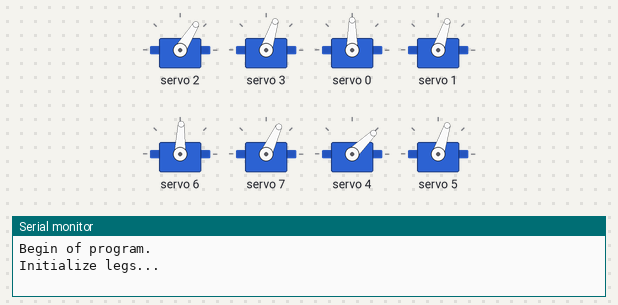
Bench run of a sketch on a simulated Arduino Uno, built with avr-gcc and run on an emulated ATmega328P. Shown: 8 × servo, the last lines printed to the serial monitor. At 28.2 s the program stops and its outputs stay as they are.

Above: at 0.1 s.
At 6.5 s:
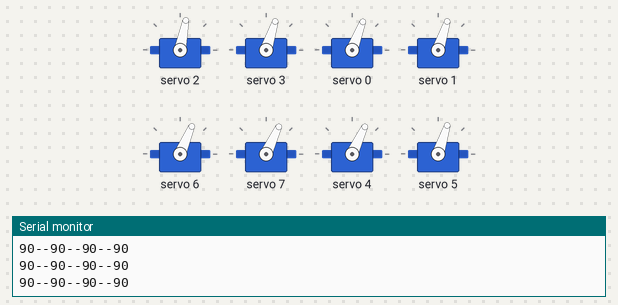
Timing chart, 0 to 29.6 s (numbered marks = the images above):
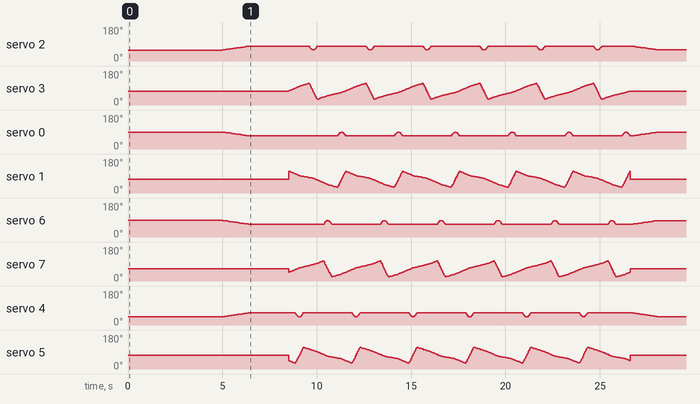

The sketch:

KruppelBot2_0.ino
```cpp
#include <Wire.h>
#include <Adafruit_PWMServoDriver.h>

#include "Leg.h"
#include "PeripheryContainer.h"

#include "Command.h"
#include "CommandMove.h"
#include "CommandProcedure.h"
#include "CommandSerialPrint.h"
#include "MovementReverse.h"
#include "MovementWalkForward.h"
#include "MovementTurnLeft.h"
#include "MovementStandUp.h"

Adafruit_PWMServoDriver servoShield = Adafruit_PWMServoDriver();

void setup()
{
	Serial.begin(9600);
	servoShield.begin();
	servoShield.setPWMFreq(60);
}

void initPeriphery(PeripheryContainer& periphery)
{
	// Back Right
	periphery.legBR = new Leg(new Servo(&servoShield, 0, true, -5), new Servo(&servoShield, 1, false, 0));

	// Back Left
	periphery.legBL = new Leg(new Servo(&servoShield, 2, false, -10), new Servo(&servoShield, 3, true, 0));

	// Front Right
	periphery.legFR = new Leg(new Servo(&servoShield, 4, false, 10), new Servo(&servoShield, 5, false, 0));

	// Front Left
	periphery.legFL = new Leg(new Servo(&servoShield, 6, true, -8), new Servo(&servoShield, 7, true, -10));
}

void returnLegsToHome(PeripheryContainer& periphery)
{
    periphery.legBL->setRotationX(ANGLE_X_LAY_DOWN);
    periphery.legBL->setRotationY(ANGLE_Y_STAND);

    periphery.legBR->setRotationX(ANGLE_X_LAY_DOWN);
    periphery.legBR->setRotationY(ANGLE_Y_STAND);

    periphery.legFL->setRotationX(ANGLE_X_LAY_DOWN);
    periphery.legFL->setRotationY(ANGLE_Y_STAND);

    periphery.legFR->setRotationX(ANGLE_X_LAY_DOWN);
    periphery.legFR->setRotationY(ANGLE_Y_STAND);
}

void executeCommand(Command& command)
{
    command.prepareExecution();
    do
    {
        command.update();
    }
    while (!command.isComplete());
}

void loop()
{
    Serial.println("Begin of program.");

	Serial.println("Initialize legs...");

	PeripheryContainer periphery;
	initPeriphery(periphery);
	returnLegsToHome(periphery);

    // Create commands
	Movement* mvWalkForward = new MovementWalkForward();
	Movement* mvWalkBackward = new MovementReverse(mvWalkForward);
	Movement* mvTurnLeft = new MovementTurnLeft();
	Movement* mvTurnRight = new MovementReverse(mvTurnLeft);
	Movement* mvStandUp = new MovementStandUp();
	Movement* mvLayDown = new MovementReverse(mvStandUp);
	CommandSerialPrint cmdPrint(periphery, "Executing Commands...");
	CommandMove cmdWalkForward(periphery, mvWalkForward);
	CommandMove cmdWalkBackward(periphery, mvWalkBackward);
	CommandMove cmdTurnLeft(periphery, mvTurnLeft);
	CommandMove cmdTurnRight(periphery, mvTurnRight);
	CommandMove cmdStandUp(periphery, mvStandUp);
	CommandMove cmdLayDown(periphery, mvLayDown);

	delay(5000);
	cmdPrint.prepareExecution();
	cmdPrint.update();

	executeCommand(cmdStandUp);
	delay(2000);

	for (int i = 0; i < 6; i++)
	{
		executeCommand(cmdWalkForward);
	}
	/*
	delay(200);

	for (int i = 0; i < 4; i++)
	{
		executeCommand(cmdTurnLeft);
	}
	delay(200);

	for (int i = 0; i < 4; i++)
	{
		executeCommand(cmdTurnRight);
	}
	delay(200);

	for (int i = 0; i < 2; i++)
	{
		executeCommand(cmdWalkBackward);
	}
	delay(200);
	*/

	executeCommand(cmdLayDown);
	Serial.println("End of program.");

	delete mvLayDown;
	delete mvStandUp;
	delete mvTurnRight;
	delete mvTurnLeft;
	delete mvWalkBackward;
	delete mvWalkForward;

	while (true);
}
```

Command.cpp
```cpp
#include "Command.h"

Command::Command(PeripheryContainer& periphery) : periphery(periphery), complete(true)
{
}

Command::~Command()
{
}

void Command::finishExecution()
{
	complete = true;
}

void Command::prepareExecution()
{
	complete = false;
	execTimeStartInMs = millis();

	beforeExecution(periphery);
}

void Command::update()
{
	unsigned int execTimeElapsedInMs = millis() - execTimeStartInMs;

	onUpdate(execTimeElapsedInMs, periphery);
}

bool Command::isComplete()
{
	return complete;
}
```

Command.h
```cpp
#ifndef Command_h
#define Command_h

#include "Arduino.h"

#include "PeripheryContainer.h"

class Command
{
private:
	PeripheryContainer& periphery;
	unsigned long execTimeStartInMs;
	bool complete;

protected:
	void finishExecution();

	virtual void beforeExecution(PeripheryContainer& peripheryContainer) = 0;
	virtual void onUpdate(unsigned int execTimeElapsedInMs, PeripheryContainer& periphery) = 0;

public:
	Command(PeripheryContainer& peripheryContainer);
	virtual ~Command();
	void prepareExecution();
	void update();
	bool isComplete();
};

#endif
```

CommandMove.cpp
```cpp
#include "CommandMove.h"

CommandMove::CommandMove(PeripheryContainer& periphery, Movement* const movement) : Command(periphery), movement(movement)
{
}

CommandMove::~CommandMove()
{

}

void CommandMove::beforeExecution(PeripheryContainer& periphery)
{

}

void CommandMove::onUpdate(unsigned int execTimeElapsedInMs, PeripheryContainer& periphery)
{
    if (execTimeElapsedInMs < movement->getDurationInMs())
    {
        periphery.legBR->setLegState(movement->getLegStateBr(execTimeElapsedInMs));
        periphery.legBL->setLegState(movement->getLegStateBl(execTimeElapsedInMs));
        periphery.legFR->setLegState(movement->getLegStateFr(execTimeElapsedInMs));
        periphery.legFL->setLegState(movement->getLegStateFl(execTimeElapsedInMs));

	Serial.print(periphery.legBR->getCurrentLegState().getRotationY(), DEC);
	Serial.print("--");
	Serial.print(periphery.legBL->getCurrentLegState().getRotationY(), DEC);
	Serial.print("--");
	Serial.print(periphery.legFL->getCurrentLegState().getRotationY(), DEC);
	Serial.print("--");
	Serial.print(periphery.legFR->getCurrentLegState().getRotationY(), DEC);
	Serial.println();
    }
    else
    {
        finishExecution();
    }
}
```

CommandMove.h
```cpp
#ifndef CommandMove_h
#define CommandMove_h

#include "Command.h"
#include "LegState.h"
#include "Movement.h"

class CommandMove : public Command
{
private:
    Movement* movement;

protected:
	void beforeExecution(PeripheryContainer& periphery);
	void onUpdate(unsigned int execTimeElapsedInMs, PeripheryContainer& periphery);

public:
    CommandMove(PeripheryContainer& periphery, Movement* const movement);
    ~CommandMove();
};

#endif
```

CommandProcedure.cpp
```cpp
#include "CommandProcedure.h"

CommandProcedure::CommandProcedure(PeripheryContainer& periphery, Command** commands, int commandsLength) : Command(periphery), commands(commands), commandsLength(commandsLength), currentIndex(0)
{
}

CommandProcedure::~CommandProcedure()
{
	for (int i = 0; i < commandsLength; i++)
	{
		delete commands[i];
	}
}

void CommandProcedure::beforeExecution(PeripheryContainer& peripheryContainer)
{
	currentIndex = 0;
}

void CommandProcedure::onUpdate(unsigned int execTimeElapsedInMs, PeripheryContainer& periphery)
{
	if (!commands[currentIndex]->isComplete())
	{
		// Keep on updating current command
		commands[currentIndex]->update();
	}
	else
	{
		// Next command
		if (currentIndex < commandsLength)
		{
			currentIndex++;
			commands[currentIndex]->prepareExecution();
		}
		else
		{
			finishExecution();
		}
	}
}
```

CommandProcedure.h
```cpp
#ifndef CommandProcedure_h
#define CommandProcedure_h

#include "Command.h"

class CommandProcedure : public Command
{
private:
	Command** commands;
	int commandsLength;
	int currentIndex;

protected:
	void beforeExecution(PeripheryContainer& peripheryContainer);
	void onUpdate(unsigned int execTimeElapsedInMs, PeripheryContainer& periphery);

public:
	CommandProcedure(PeripheryContainer& periphery, Command** commands, int commandsLength);
	~CommandProcedure();

};

#endif
```

CommandSerialPrint.cpp
```cpp
#include "CommandSerialPrint.h"

CommandSerialPrint::CommandSerialPrint(PeripheryContainer& periphery, const char* const printMessage) : Command(periphery)
{
	int messageLength = strlen(printMessage);
	message = new char[messageLength];
	strncpy(message, printMessage, messageLength + 1);
}

CommandSerialPrint::~CommandSerialPrint()
{
	delete message;
}

void CommandSerialPrint::beforeExecution(PeripheryContainer& peripheryContainer)
{

}

void CommandSerialPrint::onUpdate(unsigned int execTimeElapsedInMs, PeripheryContainer& periphery)
{
	Serial.println(message);
	finishExecution();
}
```

CommandSerialPrint.h
```cpp
#ifndef CommandSerialPrint_h
#define CommandSerialPrint_h

#include "Command.h"
#include <string.h>

class CommandSerialPrint : public Command
{
private:
	char* message;

protected:
	void beforeExecution(PeripheryContainer& peripheryContainer);
	void onUpdate(unsigned int timeElapsedInMs, PeripheryContainer& periphery);

public:
	CommandSerialPrint(PeripheryContainer& periphery, const char* const message);
	~CommandSerialPrint();
};

#endif
```

Leg.cpp
```cpp
#include "Leg.h"

Leg::Leg(Servo* servoX, Servo* servoY) : servoX(servoX), servoY(servoY)
{

}

Leg::~Leg()
{
	delete servoX;
	delete servoY;
}

void Leg::applyLegState()
{
    servoX->setRotation(legState.getRotationX());
    servoY->setRotation(legState.getRotationY());
}

void Leg::setRotationX(const int16_t rotationInDegrees)
{
    legState.setRotationX(rotationInDegrees);
    applyLegState();
}

void Leg::setRotationY(const int16_t rotationInDegrees)
{
    legState.setRotationY(rotationInDegrees);
    applyLegState();
}

void Leg::setLegState(LegState legState)
{
    this->legState = LegState(legState);
    applyLegState();
}

LegState Leg::getCurrentLegState()
{
    return legState;
}
```

Leg.h
```cpp
#ifndef Leg_h
#define Leg_h

#include "Servo.h"
#include "LegState.h"

class Leg
{
private:
	Servo* servoX;
	Servo* servoY;
	LegState legState;

	void applyLegState();

public:
	Leg(Servo* servoX, Servo* servoY);
	void setRotationX(const int16_t rotationInDegrees);
	void setRotationY(const int16_t rotationInDegrees);
	void setLegState(LegState legState);
	LegState getCurrentLegState();
	~Leg();
};

#endif
```

LegPolyFunctionFactory.cpp
```cpp
#include "/home/oberger/Projects/Kruppelbot/Arduino/LegPolyFunctionFactory.h"

WrappedPolyFunction* LegPolyFunctionFactory::createBr()
{
	Vector2_t* polygons = new Vector2_t[11];

	polygons[0].x = 0;
	polygons[0].y = 30;

	polygons[1].x = 287;
	polygons[1].y = 47;

	polygons[2].x = 574;
	polygons[2].y = 64;

	polygons[3].x = 1262;
	polygons[3].y = 81;

	polygons[4].x = 1549;
	polygons[4].y = 98;

	polygons[5].x = 1836;
	polygons[5].y = 115;

	polygons[6].x = 2124;
	polygons[6].y = 132;

	polygons[7].x = 2571;
	polygons[7].y = 150;

	polygons[8].x = 2714;
	polygons[8].y = 110;

	polygons[9].x = 2857;
	polygons[9].y = 69;

	polygons[10].x = 3000;
	polygons[10].y = 30;

	return new WrappedPolyFunction(polygons, 11, 3000, 0);
}

WrappedPolyFunction* LegPolyFunctionFactory::createBl()
{
	Vector2_t* polygons = new Vector2_t[11];

	polygons[0].x = 0;
	polygons[0].y = 30;

	polygons[1].x = 287;
	polygons[1].y = 47;

	polygons[2].x = 714;
	polygons[2].y = 64;

	polygons[3].x = 1262;
	polygons[3].y = 81;

	polygons[4].x = 1549;
	polygons[4].y = 98;

	polygons[5].x = 1836;
	polygons[5].y = 115;

	polygons[6].x = 2124;
	polygons[6].y = 132;

	polygons[7].x = 2571;
	polygons[7].y = 150;

	polygons[8].x = 2714;
	polygons[8].y = 110;

	polygons[9].x = 2857;
	polygons[9].y = 69;

	polygons[10].x = 3000;
	polygons[10].y = 30;

	return new WrappedPolyFunction(polygons, 11, 3000, 1500);
}

WrappedPolyFunction* LegPolyFunctionFactory::createFr()
{
	Vector2_t* polygons = new Vector2_t[11];

	polygons[0].x = 0;
	polygons[0].y = 30;

	polygons[1].x = 377;
	polygons[1].y = 47;

	polygons[2].x = 734;
	polygons[2].y = 64;

	polygons[3].x = 1022;
	polygons[3].y = 81;

	polygons[4].x = 1309;
	polygons[4].y = 98;

	polygons[5].x = 1996;
	polygons[5].y = 115;

	polygons[6].x = 2284;
	polygons[6].y = 132;

	polygons[7].x = 2571;
	polygons[7].y = 150;

	polygons[8].x = 2714;
	polygons[8].y = 110;

	polygons[9].x = 2857;
	polygons[9].y = 69;

	polygons[10].x = 3000;
	polygons[10].y = 30;

	return new WrappedPolyFunction(polygons, 11, 3000, 2250);
}

WrappedPolyFunction* LegPolyFunctionFactory::createFl()
{
	Vector2_t* polygons = new Vector2_t[11];

	polygons[0].x = 0;
	polygons[0].y = 30;

	polygons[1].x = 447;
	polygons[1].y = 47;

	polygons[2].x = 734;
	polygons[2].y = 64;

	polygons[3].x = 1022;
	polygons[3].y = 81;

	polygons[4].x = 1309;
	polygons[4].y = 98;

	polygons[5].x = 1836;
	polygons[5].y = 115;

	polygons[6].x = 2284;
	polygons[6].y = 132;

	polygons[7].x = 2571;
	polygons[7].y = 150;

	polygons[8].x = 2714;
	polygons[8].y = 110;

	polygons[9].x = 2857;
	polygons[9].y = 69;

	polygons[10].x = 3000;
	polygons[10].y = 30;

	return new WrappedPolyFunction(polygons, 11, 3000, 750);
}
```

LegPolyFunctionFactory.h
```cpp
#ifndef LegPolyFunctionFactory_h
#define LegPolyFunctionFactory_h

#include "WrappedPolyFunction.h"

class LegPolyFunctionFactory
{
public:
	WrappedPolyFunction* createBr();
	WrappedPolyFunction* createBl();
	WrappedPolyFunction* createFr();
	WrappedPolyFunction* createFl();
};

#endif
```

LegState.cpp
```cpp
#include "LegState.h"

LegState::LegState() : LegState(ANGLE_X_LAY_DOWN, ANGLE_Y_STAND)
{

}
LegState::LegState(unsigned int rotationX, unsigned int rotationY) : rotationX(rotationX), rotationY(rotationY)
{

}

LegState::~LegState()
{

}

unsigned int LegState::getRotationX()
{
    return rotationX;
}
void LegState::setRotationX(const unsigned int rotationX)
{
    this->rotationX = rotationX;
}

unsigned int LegState::getRotationY()
{
    return rotationY;
}
void LegState::setRotationY(const unsigned int rotationY)
{
    this->rotationY = rotationY;
}
```

LegState.h
```cpp
#ifndef LegState_h
#define LegState_h

const static unsigned int ANGLE_X_LAY_DOWN = 120;
const static unsigned int ANGLE_X_REPOSITION = 120;
const static unsigned int ANGLE_X_STAND = 90;

const static unsigned int ANGLE_Y_STAND = 90;

class LegState
{
private:
    unsigned int rotationX;
    unsigned int rotationY;

public:
    LegState();
    LegState(unsigned int rotationX, unsigned int rotationY);
    ~LegState();

    unsigned int getRotationX();
    void setRotationX(const unsigned int rotationX);
    unsigned int getRotationY();
    void setRotationY(const unsigned int rotationY);
};

#endif
```

Movement.cpp
```cpp
#include "Movement.h"

Movement::~Movement()
{

}
```

Movement.h
```cpp
#ifndef Movement_h
#define Movement_h

#include "LegState.h"

class Movement
{
public:
    virtual ~Movement();
    virtual LegState getLegStateBr(const unsigned int execTimeElapsedInMs) = 0;
    virtual LegState getLegStateBl(const unsigned int execTimeElapsedInMs) = 0;
    virtual LegState getLegStateFr(const unsigned int execTimeElapsedInMs) = 0;
    virtual LegState getLegStateFl(const unsigned int execTimeElapsedInMs) = 0;

    virtual unsigned int getDurationInMs() = 0;
};

#endif
```

MovementReverse.cpp
```cpp
#include "MovementReverse.h"

MovementReverse::MovementReverse(Movement* movementToReverse) : movementToReverse(movementToReverse)
{

}

MovementReverse::~MovementReverse()
{

}

LegState MovementReverse::getLegStateBr(const unsigned int execTimeElapsedInMs)
{
    return movementToReverse->getLegStateBr(reverseExecTimeElapsedInMs(execTimeElapsedInMs));
}

LegState MovementReverse::getLegStateBl(const unsigned int execTimeElapsedInMs)
{
    return movementToReverse->getLegStateBl(reverseExecTimeElapsedInMs(execTimeElapsedInMs));
}

LegState MovementReverse::getLegStateFr(const unsigned int execTimeElapsedInMs)
{
    return movementToReverse->getLegStateFr(reverseExecTimeElapsedInMs(execTimeElapsedInMs));
}

LegState MovementReverse::getLegStateFl(const unsigned int execTimeElapsedInMs)
{
    return movementToReverse->getLegStateFl(reverseExecTimeElapsedInMs(execTimeElapsedInMs));
}

unsigned int MovementReverse::reverseExecTimeElapsedInMs(const unsigned int execTimeElapsedInMs)
{
    return movementToReverse->getDurationInMs() - execTimeElapsedInMs;
}

unsigned int MovementReverse::getDurationInMs()
{
    return movementToReverse->getDurationInMs();
}
```

MovementReverse.h
```cpp
#ifndef MovementReverse_h
#define MovementReverse_h

#include "Movement.h"

// Decorator for reversing a movement.
class MovementReverse : public Movement
{
private:
    Movement* movementToReverse;

    unsigned int reverseExecTimeElapsedInMs(const unsigned int execTimeElapsedInMs);

public:
    MovementReverse(Movement* movementToReverse);
    ~MovementReverse();

    LegState getLegStateBr(const unsigned int execTimeElapsedInMs);
    LegState getLegStateBl(const unsigned int execTimeElapsedInMs);
    LegState getLegStateFl(const unsigned int execTimeElapsedInMs);
    LegState getLegStateFr(const unsigned int execTimeElapsedInMs);

    unsigned int getDurationInMs();
};

#endif
```

MovementStandUp.cpp
```cpp
#include "MovementStandUp.h"

MovementStandUp::MovementStandUp()
{

}

MovementStandUp::~MovementStandUp()
{

}


LegState MovementStandUp::getLegStateBr(const unsigned int execTimeElapsedInMs)
{
    return LegState(rotationX(execTimeElapsedInMs), rotationY(execTimeElapsedInMs));
}

LegState MovementStandUp::getLegStateBl(const unsigned int execTimeElapsedInMs)
{
    return LegState(rotationX(execTimeElapsedInMs), rotationY(execTimeElapsedInMs));
}

LegState MovementStandUp::getLegStateFr(const unsigned int execTimeElapsedInMs)
{
    return LegState(rotationX(execTimeElapsedInMs), rotationY(execTimeElapsedInMs));
}

LegState MovementStandUp::getLegStateFl(const unsigned int execTimeElapsedInMs)
{
    return LegState(rotationX(execTimeElapsedInMs), rotationY(execTimeElapsedInMs));
}

unsigned int MovementStandUp::getDurationInMs()
{
    return PERIOD_IN_MS;
}


unsigned int MovementStandUp::rotationX(const unsigned int execTimeElapsedInMs)
{
    return interpolate(0, ANGLE_X_LAY_DOWN, PERIOD_IN_MS, 90, execTimeElapsedInMs);
}

unsigned int MovementStandUp::rotationY(const unsigned int execTimeElapsedInMs)
{
    return ANGLE_Y_STAND;
}
```

MovementStandUp.h
```cpp
#ifndef MovementStandUp_h
#define MovementStandUp_h

#include "Movement.h"
#include "Leg.h"
#include "LegState.h"
#include "Utils.h"

class MovementStandUp : public Movement
{
private:
    static const unsigned int PERIOD_IN_MS = 1500;

    unsigned int rotationX(const unsigned int execTimeElapsedInMs);
    unsigned int rotationY(const unsigned int execTimeElapsedInMs);

public:
    MovementStandUp();
    ~MovementStandUp();

    LegState getLegStateBr(const unsigned int execTimeElapsedInMs);
    LegState getLegStateBl(const unsigned int execTimeElapsedInMs);
    LegState getLegStateFl(const unsigned int execTimeElapsedInMs);
    LegState getLegStateFr(const unsigned int execTimeElapsedInMs);

    unsigned int getDurationInMs();
};

#endif
```

PeripheryContainer.h
```cpp
#ifndef PeripheryContainer_h
#define PeripheryContainer_h

#include "Arduino.h"
#include <Wire.h>
#include <Adafruit_PWMServoDriver.h>

#include "Leg.h"

class PeripheryContainer
{
public:
	Leg* legBR;
	Leg* legBL;
	Leg* legFR;
	Leg* legFL;

	~PeripheryContainer()
	{
	    delete legBR;
	    delete legBL;
	    delete legFR;
	    delete legFL;
	}
};

#endif
```

Source omitted: MovementTurnLeft.cpp (1206 bytes), MovementTurnLeft.h (680 bytes), MovementWalkForward.cpp (1761 bytes), MovementWalkForward.h (948 bytes), Servo.cpp (917 bytes), Servo.h (649 bytes), Utils.cpp (581 bytes), Utils.h (273 bytes), Vector2.h (116 bytes), WrappedPolyFunction.cpp (1148 bytes), WrappedPolyFunction.h (503 bytes)
